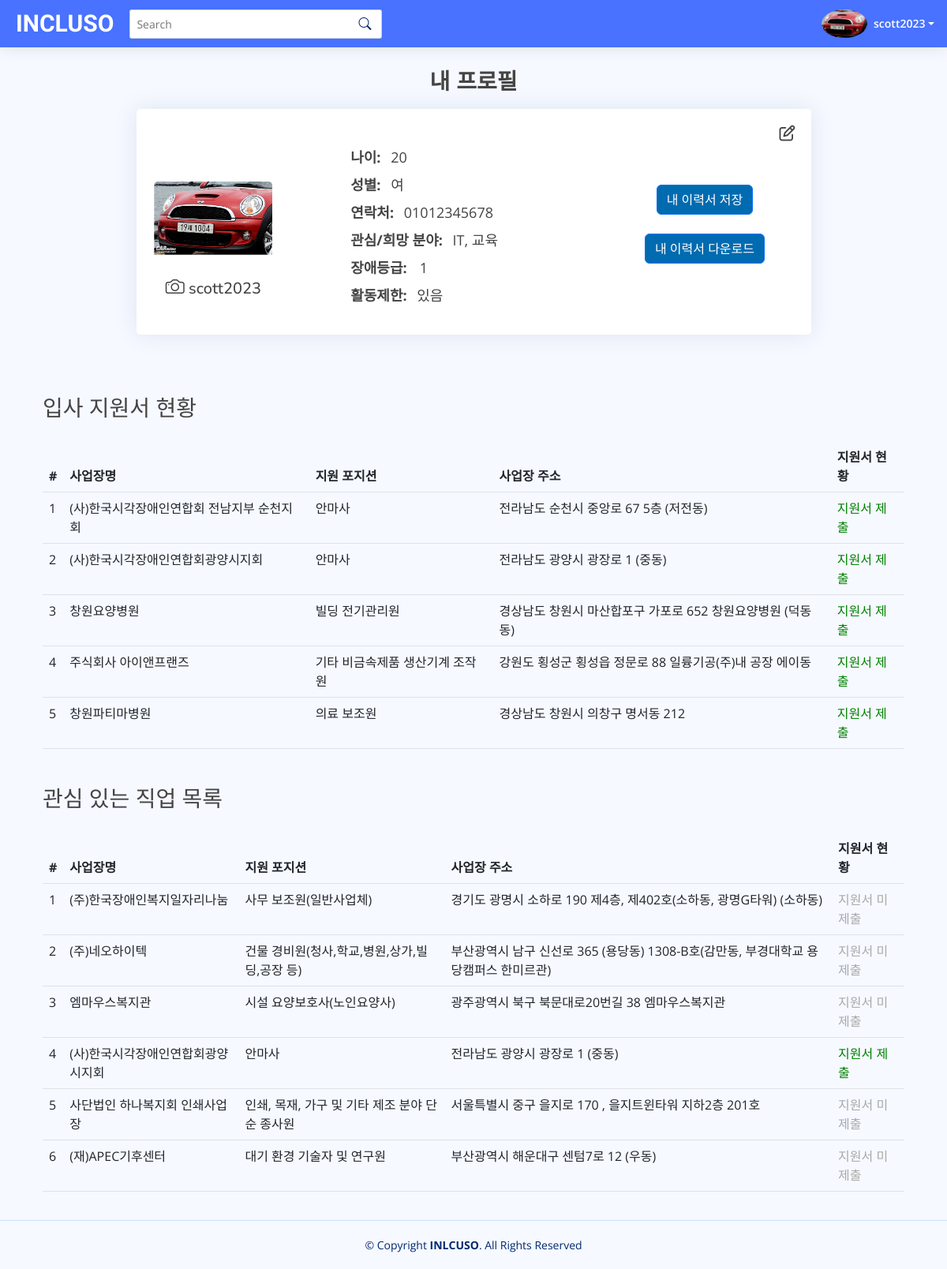
Screenshot of /profile (signed in) with the database file from the repository.
### tables this page shows
CREATE TABLE "user" (
	"username"	varchar(20) NOT NULL,
	"password"	varchar(20) NOT NULL,
	"age"	int,
	"gender"	varchar(2) NOT NULL,
	"phone"	varchar(12) NOT NULL,
	"interest"	varchar(50) NOT NULL,
	"address"	varchar(100),
	"level"	INTEGER,
	"type"	INTEGER,
	"restrict"	INTEGER,
	"edu"	INTEGER,
	"exp"	INTEGER,
	PRIMARY KEY("username")
);

### app.py (the view)
@app.route('/profile')
def profile():
        if 'username' in session:
                username = session['username']
                interest = get_interest(username)
                file_path = 'users/'+session["username"]+"/applied_lst.txt"
                imge_path='../static/users/'+session["username"]+"/image/img.png"
                lines_list = []
                with open(file_path, "r") as file:
                    for line in file:
                        lines_list.append(int(line.strip()))
                df = pd.read_csv("data/temp_data.csv")
                final_lst = []
                for i in lines_list:
                        matching_rows = df[df['id'] == i]
                        dic = {}
                        dic["companyname"] = matching_rows["Company"].iloc[0]
                        dic["jobname"] = matching_rows["모집직종"].iloc[0]
                        dic["address"] = matching_rows["사업장 주소"].iloc[0]
                        final_lst.append(dic)
                bookmarked_jobs = read_bookmarked_jobs(session['username'])
                final_lst2 = []
                for i in bookmarked_jobs:
                        matching_rows = df[df['id'] == i]
                        dic = {}
                        dic["companyname"] = matching_rows["Company"].iloc[0]
                        dic["jobname"] = matching_rows["모집직종"].iloc[0]
                        dic["address"] = matching_rows["사업장 주소"].iloc[0]
                        dic["applied"] = False
                        for j in final_lst:
                                if j["companyname"] == dic["companyname"]:
                                        dic["applied"] = True
                        final_lst2.append(dic)
                conn = sq.connect('data/login_info.db')
                cursor = conn.cursor()
                username = session["username"]
                cursor.execute("SELECT gender FROM user WHERE username = ?", (username,))
                gender = cursor.fetchone()[0]
                if gender =='male':
                        gender = "남성"
                else:
                        gender = "여"
                cursor.execute("SELECT age FROM user WHERE username = ?", (username,))
                age = cursor.fetchone()[0]
                cursor.execute("SELECT interest FROM user WHERE username = ?", (username,))
                interest = cursor.fetchone()[0]
                cursor.execute("SELECT phone FROM user WHERE username = ?", (username,))
                phone = cursor.fetchone()[0]
                cursor.execute("SELECT level FROM user WHERE username = ?", (username,))
                level = cursor.fetchone()[0]
                cursor.execute("SELECT restrict FROM user WHERE username = ?", (username,))
                restrict = cursor.fetchone()[0]
                if restrict == 'y':
                        restrict =="있음"
                else:
                        restrict=="없음"
                return render_template("profile.html",level=level,restrict=restrict,username=username,gender=gender,age=age,interest=interest,phone=phone,img_path=imge_path,bookmarked_jobs=final_lst2, final_lst = final_lst, isLogin=isLogin)
        else:
                return redirect (url_for('index'))

### app.py (called while the page is built)
def read_bookmarked_jobs(username):
    file_path = 'users/' + username + '/bookmark_lst.txt'
    bookmarked_jobs = []
    try:
        with open(file_path, "r") as file:
            for line in file:
                job_id = int(line.strip())
                bookmarked_jobs.append(job_id)
    except FileNotFoundError:
        pass
    return bookmarked_jobs

### register_login.py (called while the page is built)
def get_interest(username):
        conn = sq.connect("data/login_info.db")
        cur = conn.cursor()
        cur.execute('SELECT interest FROM user WHERE username = (?)',(username,))
        interest = cur.fetchone()
        conn.close() #Close DataBase
        if interest[0] != "IT":
                interest = interest[0].title()
        else:
                interest = interest[0]
        return interest

### templates/profile.html (shortened to what this page needs)
<!DOCTYPE html>
<html lang="en">
<head>
  <link rel="stylesheet" href="https://cdnjs.cloudflare.com/ajax/libs/font-awesome/6.4.0/css/all.min.css" />
  <link href="../static/vendor/bootstrap/css/bootstrap.min.css" rel="stylesheet">
  <link href="../static/vendor/bootstrap-icons/bootstrap-icons.css" rel="stylesheet">
  <link href="../static/vendor/boxicons/css/boxicons.min.css" rel="stylesheet">
  <link href="../static/vendor/quill/quill.snow.css" rel="stylesheet">
  <link href="../static/vendor/quill/quill.bubble.css" rel="stylesheet">
  <link href="../static/vendor/remixicon/remixicon.css" rel="stylesheet">
  <link href="../static/vendor/simple-datatables/style.css" rel="stylesheet">
  <link href="../static/css/style.profile.css" rel="stylesheet">
</head>
<body>
  <header id="header" class="header fixed-top d-flex align-items-center">
    <div class="d-flex align-items-center justify-content-between">
      <a href="/" class="logo d-flex align-items-center">
        <span class="header-name">INCLUSO</span>
      </a>
    </div>
    <div class="search-bar">
  <form class="search-form d-flex align-items-center" method="POST" action="{{ url_for('search_results') }}">
    <input type="text" name="query" placeholder="Search" title="Enter search keyword">
    <button type="submit" title="Search"><i class="bi bi-search"></i></button>
  </form>
    </div>
    <nav class="header-nav ms-auto">
      <ul class="d-flex align-items-center">
        {%if isLogin == True %}
        <li class="nav-item dropdown pe-3">
          <a class="nav-link nav-profile d-flex align-items-center pe-0" href="#" data-bs-toggle="dropdown">
            <img src="{{img_path}}" alt="Profile" class="rounded-circle">
            <span class="d-none d-md-block dropdown-toggle ps-2">{{username}}</span>
          </a>
        </li>
        {%else%}
        <a class="btn btn-primary" href={{url_for("login")}}>Login</a>
        {%endif%}
      </ul>
    </nav>
  </header>
  <main id="main" class="main">
    <div class="container">
      <h3 class="mt-2 mb-3 text-center myprofile">내 프로필</h3>
      <div class = "row">
        <div class="card profile-card p-0">
          <div class = "row">
            <div class="col-md-3 pt-md-3 mt-5">
                <div class="icon-container">
                  <p><i class="fa-regular fa-pen-to-square fa-icon" data-bs-toggle="modal" data-bs-target="#editModal"></i></p>
  </div>
                <div class="img-container overflow-hidden my-margin">
                  <img src="{{img_path}}" class="card-img-top img-fluid profile-img">
                </div>
              <div>
                <div class="card-body minus-margin">
                  <h5 class="text-center pointer card-body22"><i class="bi bi-camera" data-bs-toggle="modal" data-bs-target="#applyModal2"></i> {{username}}</h5>
                </div>
              </div>
            </div>
            <div class="col-md-5">
              <div class="card-body align-items-center">
                <ul class="my-info">
                  <li class="mt-5 mb-md-2"><strong class="me-2">나이:</strong> {{age}}</li>
                  <li class="mb-md-2"><strong class="me-2">성별:</strong> {{gender}}</li>
                  <li class="mb-md-2"><strong class="me-2">연락처:</strong> {{phone}}</li>
                  <li class="mb-md-2"><strong class="me-2">관심/희망 분야:</strong> {{interest}}</li>
                                    <li class="mb-md-2"><strong class="me-3">장애등급:</strong>{{level}}</li>
                                    {% if restrict == 'y' %}
                  <li class="mb-md-2"><strong class="me-2">활동제한:</strong> 있음</li>
                  {% else %}
                  <li class="mb-md-2"><strong class="me-2">활동제한:</strong> 없음</li>
                  {% endif %}
             </div>
            </div>
              <div class="col-md-4">
              <div class="card-body d-flex flex-column align-items-center justify-content-center mt-md-5">
                <button type="button" class="btn btn-primary more-btn mx-auto mb-3 mt-md-5" data-bs-toggle="modal" data-bs-target="#applyModal">내 이력서 저장</button>
    <a href="{{ url_for('download_file') }}" class="btn btn-primary mt-md-2">내 이력서 다운로드</a>
              </div>
            </div>
        </div>
      </div>
    </div>
<div class="container content-container mt-5">
  <h3 class="mt-5">입사 지원서 현황</h3>
  <table class="table table-hover mt-4">
    <thead>
      <tr>
        <th>#</th>
        <th>사업장명</th>
        <th>지원 포지션</th>
        <th>사업장 주소</th>
        <th>지원서 현황</th>
      </tr>
    </thead>
    <tbody>
      {% for i in final_lst %}
      <tr>
        <td>{{loop.index}}</td>
        <td>{{i["companyname"]}}</td>
        <td>{{i["jobname"]}}</td>
        <td>{{i["address"]}}</td>
        <td class="applied">지원서 제출</td>
      </tr>
      {% endfor %}
    </tbody>
  </table>
    <h3 class="mt-5"> 관심 있는 직업 목록</h3>
    <table class="table table-hover mt-4">
    <thead>
      <tr>
        <th>#</th>
        <th>사업장명</th>
        <th>지원 포지션</th>
        <th>사업장 주소</th>
        <th>지원서 현황</th>
      </tr>
    </thead>
    <tbody>
      {% for i in bookmarked_jobs %}
      <tr>
        <td>{{loop.index}}</td>
        <td>{{i["companyname"]}}</td>
        <td>{{i["jobname"]}}</td>
        <td>{{i["address"]}}</td>
        {% if i["applied"] == True %}
        <td class="applied">지원서 제출</td>
        {% else %}
        <td  class="not-applied">지원서 미제출</td>
        {% endif %}
      </tr>
      {% endfor %}
    </tbody>
  </table>
</div>
  </main>
  <footer id="footer" class="footer">
    <div class="copyright">
      &copy; Copyright <strong><span>INLCUSO</span></strong>. All Rights Reserved
    </div>
  </footer>
</body>
</html>

### static/css/style.profile.css (style rules this page uses)
:root { scroll-behavior: smooth; }
body { font-family: "Open Sans", sans-serif; background: #f6f9ff; color: #444444; min-height: 100vh; display: flex; flex-direction: column; }
.my-margin { margin-top: 6.2rem; }
a { color: #006BB0; text-decoration: none; }
h1, h2, h3, h4, h5, h6 { font-family: "Nunito", sans-serif; }
.profile-card { width:75%; margin:auto; }
#main { margin-top: 60px; padding: 20px 30px; transition: all 0.3s; }
.header-name { font-size: 30px !important; color:white !important; font-family: 'Righteous', cursive!important;; }
.card { margin-bottom: 30px; border: none; border-radius: 5px; box-shadow: 0px 0 30px rgba(1, 41, 112, 0.1); }
.card-body { padding: 0 20px 20px 20px; }
.logo { line-height: 1; }
.logo span { font-size: 26px; font-weight: 700; color: #012970; font-family: "Nunito", sans-serif; }
.header { transition: all 0.5s; z-index: 997; height: 60px; box-shadow: 0px 2px 20px rgba(1, 41, 112, 0.1); background-color:#4872FF; padding-left: 20px; }
.header .search-bar { min-width: 360px; padding: 0 20px; }
.header .search-form { width: 100%; }
.header .search-form input { border: 0; font-size: 14px; color: #012970; border: 1px solid rgba(1, 41, 112, 0.2); padding: 7px 38px 7px 8px; border-radius: 3px; transition: 0.3s; width: 100%; }
.header .search-form button { border: 0; padding: 0; margin-left: -30px; background: none; }
.header .search-form button i { color: #012970; }
.header-nav ul { list-style: none; }
.header-nav>ul { margin: 0; padding: 0; }
.header-nav .nav-profile { color: #FFFFFF; }
.header-nav .nav-profile img { max-height: 36px; }
.header-nav .nav-profile span { font-size: 14px; font-weight: 600; }
.btn-primary { background-color: #006BB0 }
.my-info { font-size:18px; list-style:none; }
.pointer { cursor: pointer; }
.footer { padding: 20px 0; font-size: 14px; transition: all 0.3s; border-top: 1px solid #cddfff; margin-top: auto; }
.footer .copyright { text-align: center; color: #012970; }
.img-container { width: 150px; height: 150px; margin: 0 auto; display: flex; justify-content: center; align-items: center; overflow: hidden; }
.img-container img { width: 100%; height: auto; }
.bi-camera { font-size: 24px; }
.applied { color:green; }
.not-applied { color:darkgray; }
.minus-margin { margin-top: -2px; }
.icon-container { position: absolute; top: 0; right: 0; padding: 20px; }
.myprofile { font-weight:1000; }
.fa-icon { font-size: 20px; / color: black; cursor: pointer; }

### rows the page displays
user: username "scott2023", phone "01012345678", interest "IT, 교육"

### other values shown
{{ age }} "20"
{{ gender }} "여"
{{ level }} "1"
{{ i["companyname"] }} "(사)한국시각장애인연합회 전남지부 순천지회" "(사)한국시각장애인연합회광양시지회" "창원요양병원" "주식회사 아이앤프랜즈" "창원파티마병원"
{{ i["jobname"] }} "안마사" "안마사" "빌딩 전기관리원" "기타 비금속제품 생산기계 조작원" "의료 보조원"
{{ i["address"] }} "전라남도 순천시 중앙로 67 5층 (저전동)" "전라남도 광양시 광장로 1 (중동)" "경상남도 창원시 마산합포구 가포로 652 창원요양병원 (덕동동)" "강원도 횡성군 횡성읍 정문로 88 일륭기공(주)내 공장 에이동" "경상남도 창원시 의창구 명서동 212"
{{ i["companyname"] }} "(주)한국장애인복지일자리나눔" "(주)네오하이텍" "엠마우스복지관" "(사)한국시각장애인연합회광양시지회" "사단법인 하나복지회 인쇄사업장" "(재)APEC기후센터"
{{ i["jobname"] }} "사무 보조원(일반사업체)" "건물 경비원(청사,학교,병원,상가,빌딩,공장 등)" "시설 요양보호사(노인요양사)" "안마사" "인쇄, 목재, 가구 및 기타 제조 분야 단순 종사원" "대기 환경 기술자 및 연구원"
{{ i["address"] }} "경기도 광명시 소하로 190 제4층, 제402호(소하동, 광명G타워) (소하동)" "부산광역시 남구 신선로 365 (용당동) 1308-B호(감만동, 부경대학교 용당캠퍼스 한미르관)" "광주광역시 북구 북문대로20번길 38 엠마우스복지관" "전라남도 광양시 광장로 1 (중동)" "서울특별시 중구 을지로 170 , 을지트윈타워 지하2층 201호" "부산광역시 해운대구 센텀7로 12 (우동)"
